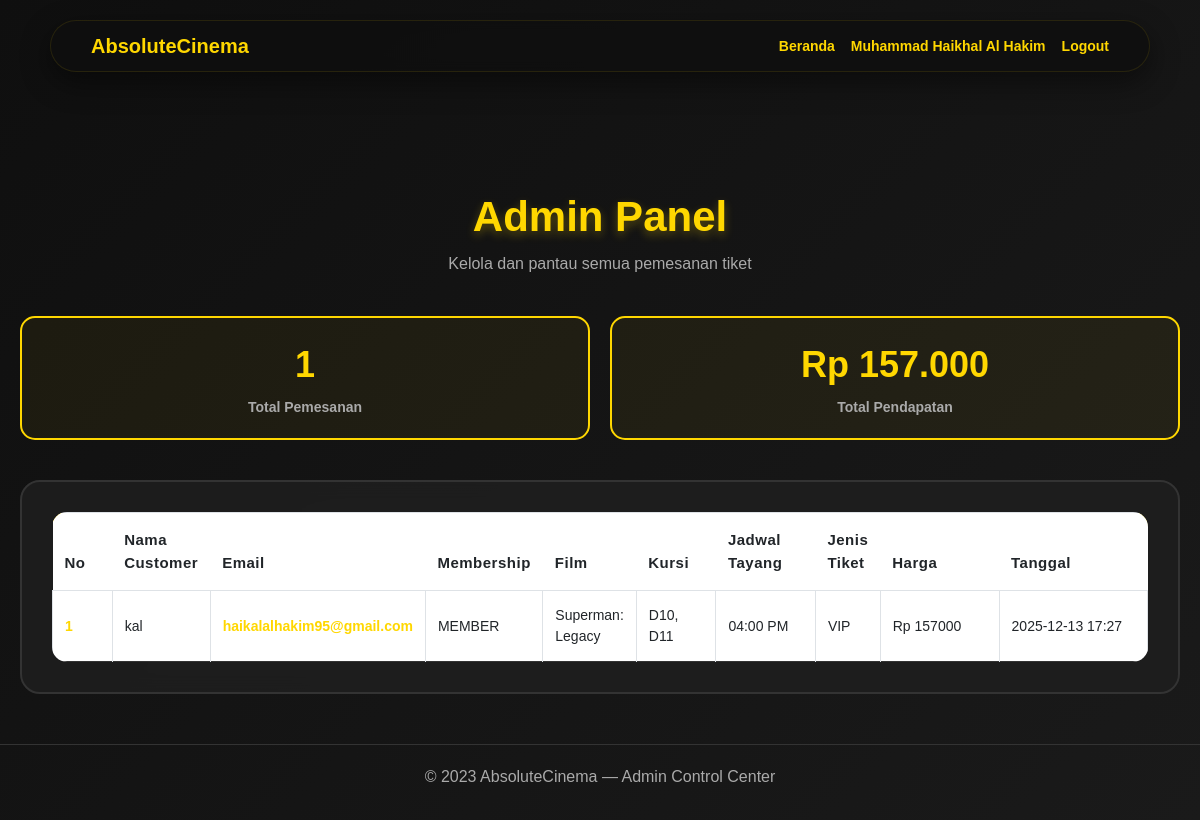
The page /admin (signed in) on the database its author committed.
### tables this page shows
CREATE TABLE orders (
            id INTEGER PRIMARY KEY AUTOINCREMENT,
            movie_id INTEGER,
            movie_title TEXT,
            seat TEXT,
            ticket_type TEXT,
            showtime TEXT,
            ticket_price INTEGER,
            admin_fee INTEGER,
            price INTEGER,
            membership TEXT,
            snack_included INTEGER DEFAULT 0,
            customer TEXT,
            email TEXT,
            date TEXT,
            payment_method TEXT
        );

### app.py (the view)
@app.route('/admin')
@admin_required
def admin():
    all_orders = get_all_orders_db()
    return render_template('admin.html', orders=all_orders, movies=movies)

### app.py (called while the page is built, shortened)
def get_db_connection():
    conn = sqlite3.connect(DB_PATH)
    conn.row_factory = sqlite3.Row
    return conn

def get_all_orders_db():
    conn = get_db_connection()
    cur = conn.cursor()
    cur.execute("SELECT * FROM orders ORDER BY id DESC")
    rows = cur.fetchall()
    conn.close()
    return [dict(r) for r in rows]

def format_currency(value):
    try:
        return "{:,.0f}".format(int(value)).replace(",", ".")
    except:
        return str(value)

def admin_required(f):
    @wraps(f)
    def decorated(*args, **kwargs):
        user = session.get('user')
        if not user:
            flash('Silakan login terlebih dulu')
            return redirect(url_for('login'))
        if user.get('role') == 'admin':
            return f(*args, **kwargs)
    return decorated

### templates/admin.html (shortened to what this page needs)
<!DOCTYPE html>
<html lang="en">
  <head>
    <link
      href="https://cdn.jsdelivr.net/npm/bootstrap@5.3.0/dist/css/bootstrap.min.css"
      rel="stylesheet"
    />
  </head>
  <body>
    <nav class="site-nav">
      <div class="container">
        <a class="navbar-brand fs-5 fw-bold" href="/">AbsoluteCinema</a>
        <div class="d-flex gap-3 ms-auto">
          <a class="nav-link" href="/">Beranda</a>
          {% if session.get('user') %}
          <a class="nav-link" href="#">{{ session.get('user')['name'] }}</a>
          <a class="nav-link" href="/logout">Logout</a>
          {% else %}
          <a class="nav-link" href="/login">Login</a>
          <a class="nav-link" href="/register">Register</a>
          {% endif %}
        </div>
      </div>
    </nav>
    <div class="admin-container">
      <div class="page-title">
        <h1>Admin Panel</h1>
        <p>Kelola dan pantau semua pemesanan tiket</p>
      </div>
      {% if orders %}
      <div class="stats-row">
        <div class="stat-card">
          <div class="number">{{ orders | length }}</div>
          <div class="label">Total Pemesanan</div>
        </div>
        <div class="stat-card">
          <div class="number">
            Rp {{ (orders | map(attribute='price') | sum) | format_currency }}
          </div>
          <div class="label">Total Pendapatan</div>
        </div>
      </div>
      {% endif %}
      <div class="admin-card">
        {% if orders %}
        <div class="table-responsive">
          <table class="table table-bordered align-middle">
            <thead>
              <tr>
                <th style="width: 60px">No</th>
                <th>Nama Customer</th>
                <th>Email</th>
                <th>Membership</th>
                <th>Film</th>
                <th style="width: 80px">Kursi</th>
                <th style="width: 100px">Jadwal Tayang</th>
                <th>Jenis Tiket</th>
                <th style="width: 120px">Harga</th>
                <th style="width: 150px">Tanggal</th>
              </tr>
            </thead>
            <tbody>
              {% for order in orders %}
              <tr>
                <td>{{ loop.index }}</td>
                <td>{{ order.customer }}</td>
                <td>{{ order.email }}</td>
                <td>{{ order.get('membership', 'guest') | upper }}</td>
                <td>{{ order.movie_title }}</td>
                <td>{{ order.seat }}</td>
                <td>{{ order.showtime }}</td>
                <td>{{ order.ticket_type }}</td>
                <td>Rp {{ order.price | string | replace(',', '.') }}</td>
                <td>{{ order.date }}</td>
              </tr>
              {% endfor %}
            </tbody>
          </table>
        </div>
        {% else %}
        <div class="empty-state">
          <h3>Belum Ada Pemesanan</h3>
          <p>Riwayat pemesanan tiket akan ditampilkan di sini</p>
        </div>
        {% endif %}
      </div>
    </div>
    <footer>© 2023 AbsoluteCinema — Admin Control Center</footer>
  </body>
</html>

### templates/admin.html (style rules this page uses)
* { margin: 0; padding: 0; box-sizing: border-box; }
body { background: linear-gradient(135deg, #0f0f0f 0%, #1a1a1a 100%); color: white; font-family: "Poppins", sans-serif; min-height: 100vh; }
.site-nav { position: relative; margin: 20px auto; width: min(1100px, 94%); max-width: 1100px; background: rgba(15, 15, 15, 0.78); padding: 10px 32px; border-radius: 999px; border: 1px solid rgba(255, 215, 0, 0.1); box-shadow: 0 10px 30px rgba(0, 0, 0, 0.45); z-index: 999; backdrop-filter: blur(6px); }
.site-nav .container { display: flex; align-items: center; justify-content: space-between; gap: 12px; padding: 0 8px; }
.site-nav .navbar-brand { color: #ffd700 !important; font-weight: 700; margin-right: 12px; font-size: 18px; }
.site-nav .nav-link { color: #ffd700 !important; font-weight: 600; font-size: 14px; transition: all 0.3s ease; }
.admin-container { max-width: 1200px; margin: 120px auto 40px auto; padding: 0 20px; }
.page-title { text-align: center; margin-bottom: 40px; }
.page-title h1 { color: #ffd700; font-size: 42px; font-weight: 900; text-shadow: 0 4px 10px rgba(255, 215, 0, 0.3); margin-bottom: 10px; }
.page-title p { color: #aaa; font-size: 16px; }
.admin-card { background: rgba(30, 30, 30, 0.9); border-radius: 20px; padding: 30px; border: 2px solid #333; backdrop-filter: blur(10px); }
.table-responsive { border-radius: 15px; overflow: hidden; }
.table { margin-bottom: 0; font-family: "Poppins", sans-serif; }
.table thead { background: linear-gradient(135deg, #ffd700, #ffed4e); color: #000; font-weight: 700; letter-spacing: 0.5px; }
.table thead th { padding: 16px 12px; border: none; font-size: 15px; }
.table tbody tr { background: rgba(255, 255, 255, 0.02); color: white; border-bottom: 1px solid #333; transition: all 0.3s ease; }
.table tbody td { padding: 14px 12px; font-size: 14px; vertical-align: middle; }
.table tbody td:first-child { color: #ffd700; font-weight: 700; }
.table tbody td:nth-child(3) { color: #ffd700; font-weight: 600; }
.stats-row { display: grid; grid-template-columns: repeat(auto-fit, minmax(200px, 1fr)); gap: 20px; margin-bottom: 40px; }
.stat-card { background: rgba(255, 215, 0, 0.05); border: 2px solid #ffd700; border-radius: 15px; padding: 20px; text-align: center; }
.stat-card .number { font-size: 36px; font-weight: 900; color: #ffd700; margin-bottom: 5px; }
.stat-card .label { color: #aaa; font-size: 14px; font-weight: 600; }
footer { text-align: center; padding: 20px; margin-top: 50px; border-top: 1px solid #333; color: #aaa; }

### rows shown on the page
orders: customer "kal", email "haikalalhakim95@gmail.com", get "MEMBER", movie_title "Superman: Legacy", seat "D10, D11", showtime "04:00 PM", ticket_type "VIP", price "157000", date "2025-12-13 17:27"

### other values the page prints
{{ session.get('user')['name'] }} "Muhammad Haikhal Al Hakim"
{{ orders | length }} "1"
{{ (orders | map(attribute='price') | sum) | format_currency }} "157.000"
